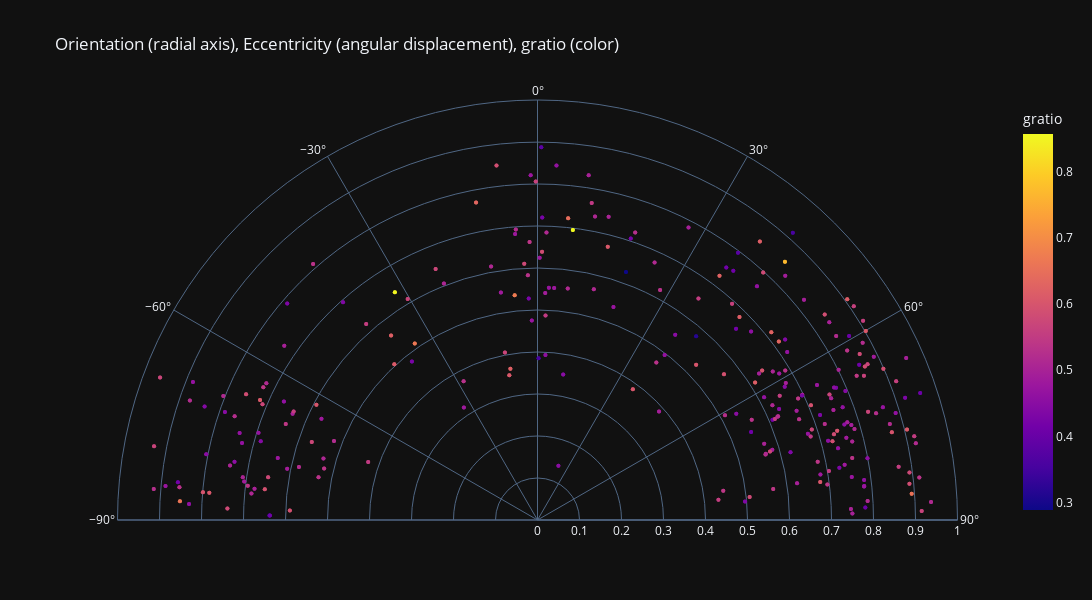

The notebook cell saved with this chart:
### Code cell
fig = px.scatter_polar(measurements_all, 
                    r="eccentricity_mean", 
                    theta="orientation_mean_deg", 
                    color=measurements_all["gratio"],
                    template="plotly_dark",
                    range_theta=(0, 180),
                    range_r=(0, 1),
                    title="Orientation (radial axis), Eccentricity (angular displacement), gratio (color)")

fig.data[0].update(mode='markers', marker=dict(size=4))
fig.update_layout(width=1200,height=600)
# pio.write_image(fig, path_results + "_Orientation_vs_gratio.png")
fig.show()

### Figure 1 — Plotly figure (JSON) as saved in the notebook; plotly's stock layout.template omitted (floating-point values rounded to 4 significant figures; data arrays with more than 128 entries replaced by an {"elided": "..."} marker saying what was removed)
{"data": [{"hovertemplate": "eccentricity_mean=%{r}<br>orientation_mean_deg=%{theta}<br>gratio=%{marker.color}<extra></extra>", "legendgroup": "", "marker": {"color": {"elided": "524 float values"}, "coloraxis": "coloraxis", "size": 4, "symbol": "circle"}, "mode": "markers", "name": "", "r": {"elided": "524 float values"}, "showlegend": false, "subplot": "polar", "theta": {"elided": "524 float values"}, "type": "scatterpolar"}], "layout": {"coloraxis": {"colorbar": {"title": {"text": "gratio"}}, "colorscale": [[0, "#0d0887"], [0.1111, "#46039f"], [0.2222, "#7201a8"], [0.3333, "#9c179e"], [0.4444, "#bd3786"], [0.5556, "#d8576b"], [0.6667, "#ed7953"], [0.7778, "#fb9f3a"], [0.8889, "#fdca26"], [1, "#f0f921"]]}, "height": 600, "legend": {"tracegroupgap": 0}, "polar": {"angularaxis": {"direction": "clockwise", "rotation": 90}, "domain": {"x": [0, 1], "y": [0, 1]}, "radialaxis": {"range": [0, 1]}, "sector": [0, 180]}, "title": {"text": "Orientation (radial axis), Eccentricity (angular displacement), gratio (color)"}, "width": 1200}}
